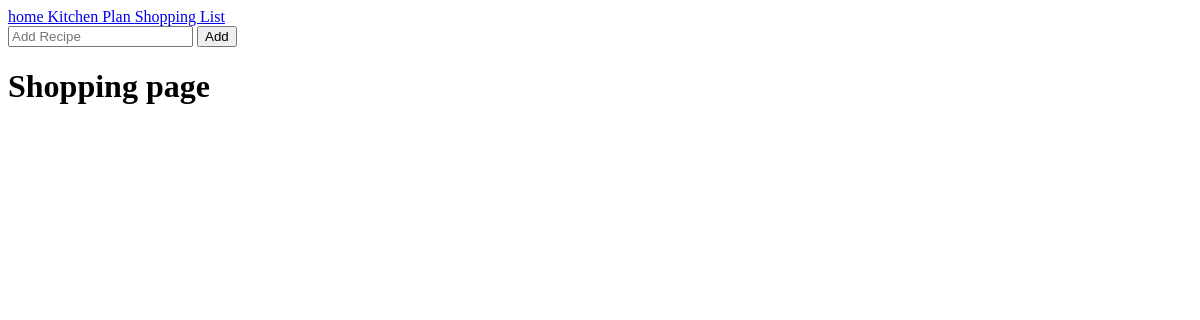
Page /meal/shopping/ on the earlier database version.
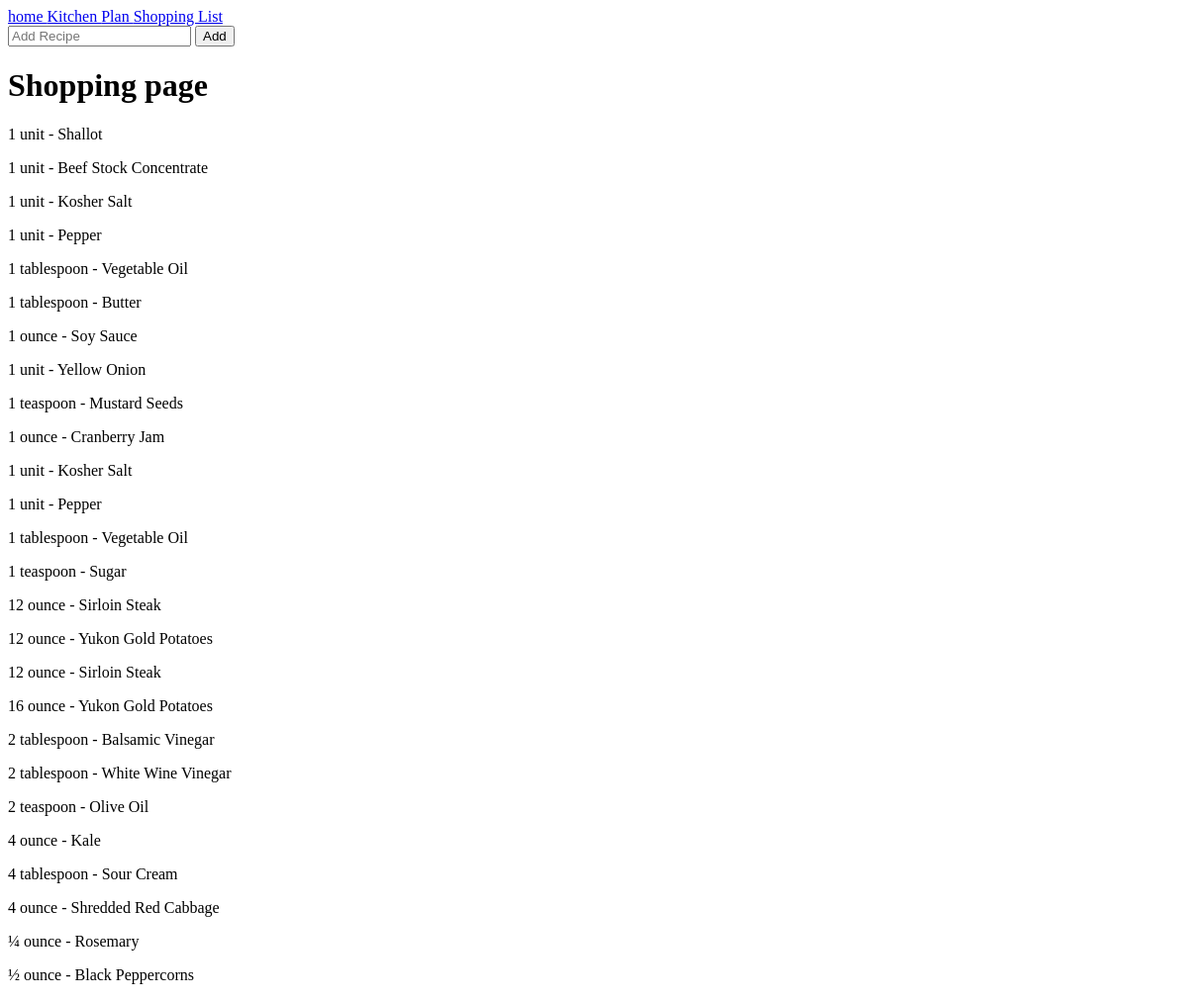
Same page on the later database version.
### MealPlanner/models.py (models this page shows)
class Ingredients(models.Model):
    amount      = models.CharField(max_length=64)
    measurement = models.CharField(max_length=64, default='count')
    ingredient  = models.CharField(max_length=64)
    meal        = models.ForeignKey(Meals, on_delete=models.CASCADE)
    def __str__(self):
        return self.ingredient
    class Meta:
        ordering=['amount']

### MealPlanner/views.py (the view)
# urls.py: path('shopping/', views.shopping, name = 'shopping'),
def shopping(request):
    ingredients = Ingredients.objects.all()
    context = {
        'ingredients' : ingredients
    }
    return render(request, 'shopping.html', context)

### MealPlanner/templates/shopping.html
{% include 'baseLayout.html' %}
<h1>Shopping page</h1>
{% for x in ingredients %}
    <p>{{x.amount}} {{x.measurement}} - {{x}}</p>
{% endfor %}

### MealPlanner/templates/baseLayout.html (shortened to what this page needs)
<!DOCTYPE html>
<html lang="en">
<head>
</head>
<body>
    <a href="/meal">
        home
    </a>
    <a href="/meal/kitchen/">
        Kitchen
    </a>
    <a href="{% url 'plan' %}">
        Plan
    </a>
    <a href="{% url 'shopping' %}">
        Shopping List
    </a>
    <form class="form-inline" action="{% url 'add' %}" method='POST'>
        <input class='form-control mr-sm-2' type='textfield' autocomplete="off" placeholder="Add Recipe" name='url'>
        <input type='submit' class='btn btn-outline-success my-2 my-sm-0' value='Add'>
    </form>
</body>
</html>

Differences in the rows shown:
added Ingredients: amount "1", measurement "unit", ingredient "Shallot"
added Ingredients: amount "1", measurement "unit", ingredient "Beef Stock Concentrate"
added Ingredients: amount "1", measurement "unit", ingredient "Kosher Salt"
added Ingredients: amount "1", measurement "unit", ingredient "Pepper"
added Ingredients: amount "1", measurement "tablespoon", ingredient "Vegetable Oil"
added Ingredients: amount "1", measurement "tablespoon", ingredient "Butter"
added Ingredients: amount "1", measurement "ounce", ingredient "Soy Sauce"
added Ingredients: amount "1", measurement "unit", ingredient "Yellow Onion"
added Ingredients: amount "1", measurement "teaspoon", ingredient "Mustard Seeds"
added Ingredients: amount "1", measurement "ounce", ingredient "Cranberry Jam"
added Ingredients: amount "1", measurement "unit", ingredient "Kosher Salt"
added Ingredients: amount "1", measurement "unit", ingredient "Pepper"
added Ingredients: amount "1", measurement "tablespoon", ingredient "Vegetable Oil"
added Ingredients: amount "1", measurement "teaspoon", ingredient "Sugar"
added Ingredients: amount "12", measurement "ounce", ingredient "Sirloin Steak"
added Ingredients: amount "12", measurement "ounce", ingredient "Yukon Gold Potatoes"
added Ingredients: amount "12", measurement "ounce", ingredient "Sirloin Steak"
added Ingredients: amount "16", measurement "ounce", ingredient "Yukon Gold Potatoes"
added Ingredients: amount "2", measurement "tablespoon", ingredient "Balsamic Vinegar"
added Ingredients: amount "2", measurement "tablespoon", ingredient "White Wine Vinegar"
added Ingredients: amount "2", measurement "teaspoon", ingredient "Olive Oil"
added Ingredients: amount "4", measurement "ounce", ingredient "Kale"
added Ingredients: amount "4", measurement "tablespoon", ingredient "Sour Cream"
added Ingredients: amount "4", measurement "ounce", ingredient "Shredded Red Cabbage"
added Ingredients: amount "¼", measurement "ounce", ingredient "Rosemary"
added Ingredients: amount "½", measurement "ounce", ingredient "Black Peppercorns"
